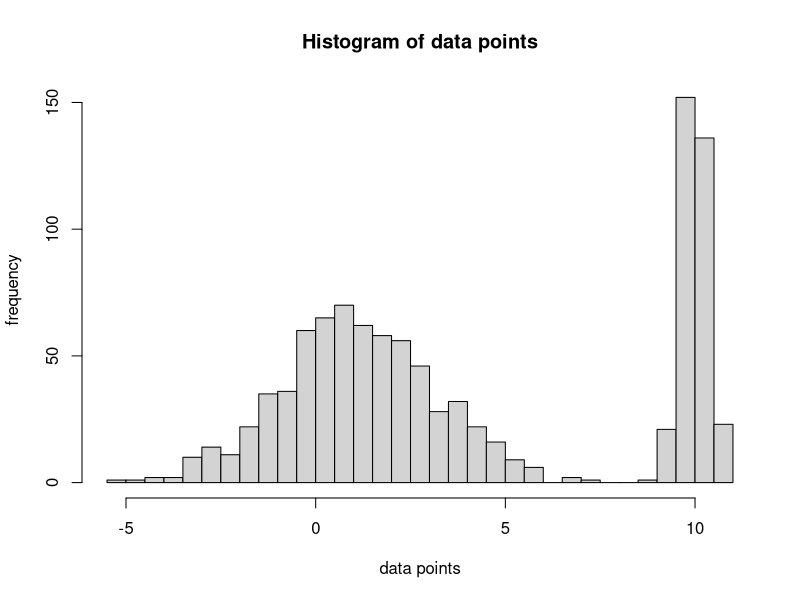
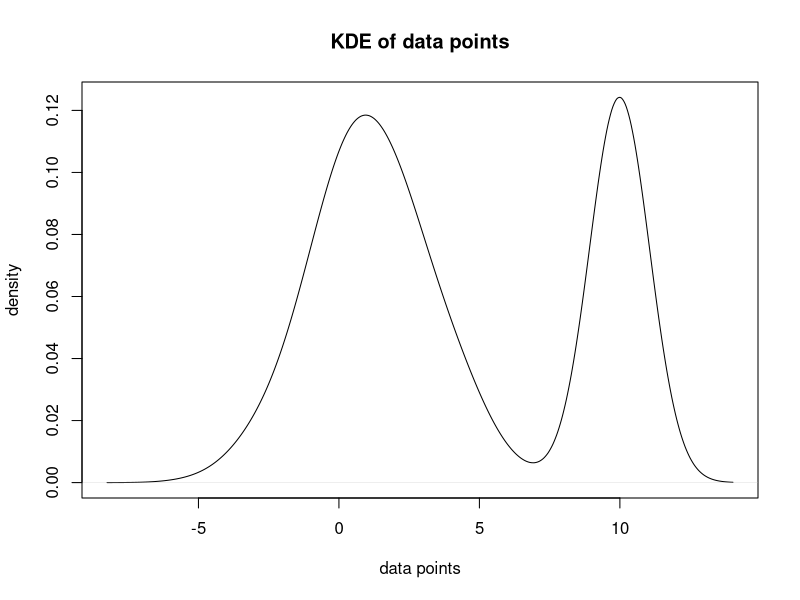
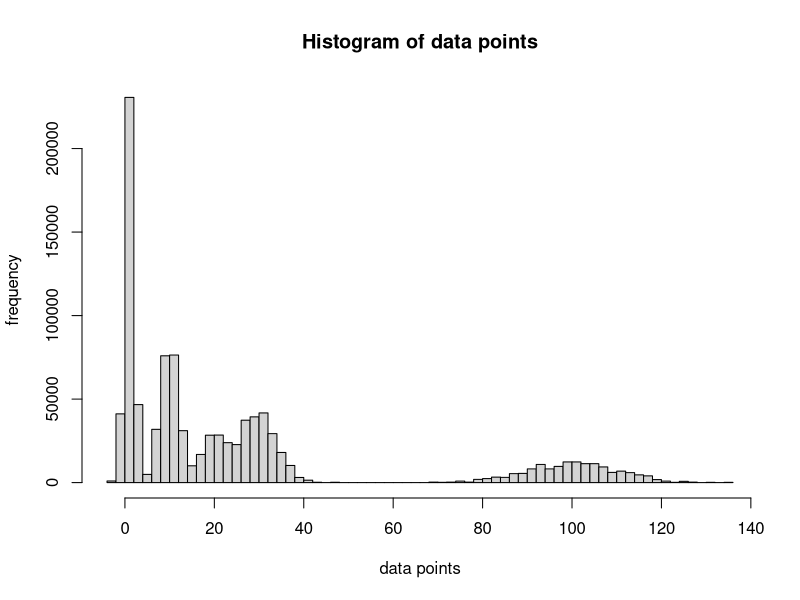
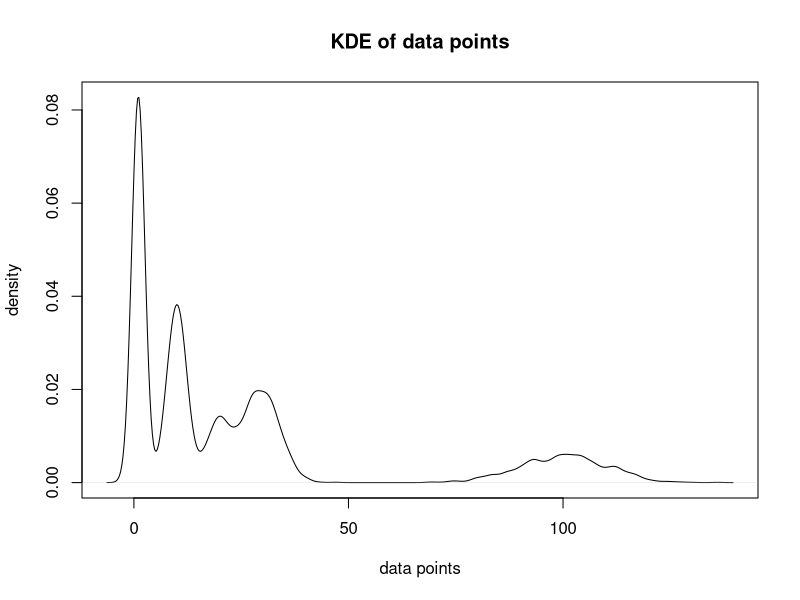

Write R code to recreate these figures, in order.
#Problem Discription

#1 Derive and implement the gradient descent algorithm for the univariate Gaussian mixture model (GMM) estimation problem. 
#  hint: need to take special care about the weight parameters with the unit-sum constraint; consider 
#  1) reparameterization, 2) approximated treatment 

#2.Implement the BB method and accelerated gradient method for the GMM

# Prpblem 1

# case k=2

u1 = 1
sigma1 = 2

u2=10
sigma2=1/3

pi_1 = 1/3
pi_2 = 2/3

n=1000

uniform_random = runif(n,0,1)

data_points = (uniform_random>pi_1) * rnorm(n, u1, sigma1) + (uniform_random<=pi_1) * rnorm(n, u2, sigma2)

# plotting hit

hist(data_points,breaks=50,main="Histogram of data points",xlab="data points",ylab="frequency")


# plotting kde

plot(density(data_points),main="KDE of data points",xlab="data points",ylab="density")


# case k=5

u<-c(1,10,20,30,100)

sigma<-c(1,2,3,4,10)

pi<-c(1/3,1/5,1/10,13/60,0.15)

cum_sum <- cumsum(pi)

n=1000

uniform_random = runif(n,0,1)

data_matrix = cbind(rnorm(n, u[1], sigma[1]),rnorm(n, u[2], sigma[2]),rnorm(n, u[3], sigma[3]),rnorm(n, u[4], sigma[4]),rnorm(n, u[5], sigma[5]))

data_points = data_matrix[,sapply(uniform_random,function(x){sum(x>cum_sum)+1})]

# plotting hit

hist(data_points,breaks=50,main="Histogram of data points",xlab="data points",ylab="frequency")

# plotting kde

plot(density(data_points),main="KDE of data points",xlab="data points",ylab="density")


